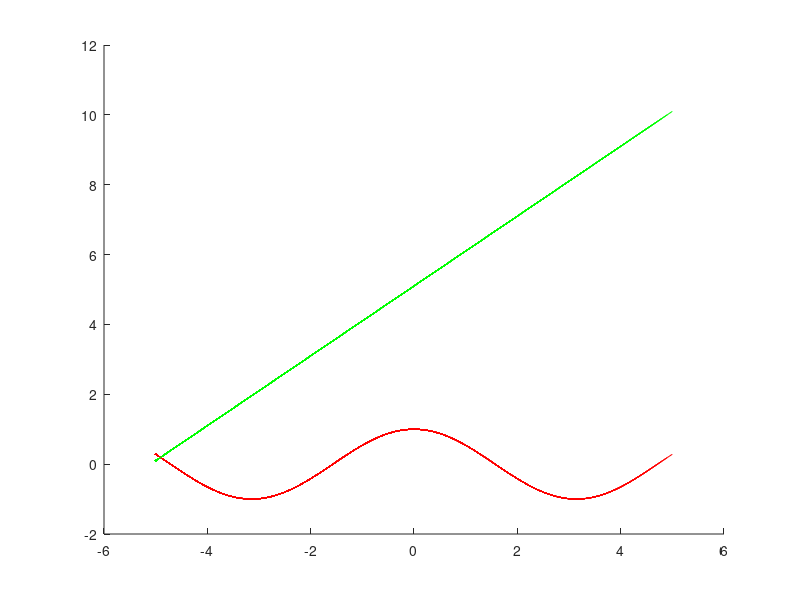

MATLAB code for this plot:
clc
clear all
close all

t0=-5;
dt=0.1;
tf=5;
m=1;

for a=t0:dt:tf
    t=t0:dt:a;
    for n=1:length(t)
        xt(n) = exp(1j*t(n));
    end

E(m)=sum((abs(xt).^2)*dt)
m=m+1;

hold on

plot(t,xt,'r')
plot(t,E,'g')

pause(dt)

end
